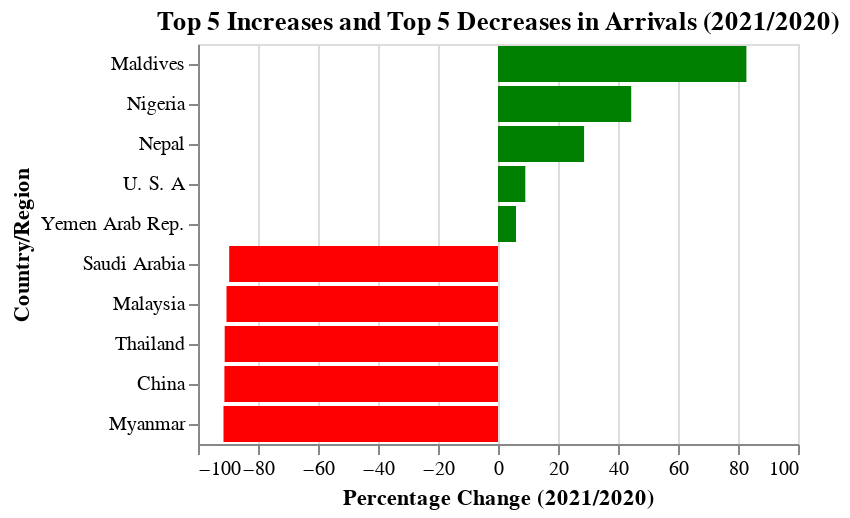

Notebook source saved alongside this figure:
### Code cell
df_change_analysis = df_cleaned[
    (df_cleaned['Country of Nationality'] != 'Total') &
    (df_cleaned['Region'] != 'Grand Total')
].copy()
top_10_increases_2021_20 = df_change_analysis.sort_values(
    by='Percentage Change - 2021/20', ascending=False
).head(10)

bottom_10_decreases_2021_20 = df_change_analysis.sort_values(
    by='Percentage Change - 2021/20', ascending=True
).head(10)

print("\nTop 10 Countries/Regions by Percentage Increase in Arrivals (2021/2020):")
print(top_10_increases_2021_20[['Country of Nationality', 'Percentage Change - 2021/20']].to_markdown(index=False, numalign="left", stralign="left"))

print("\nTop 10 Countries/Regions by Percentage Decrease in Arrivals (2021/2020):")
print(bottom_10_decreases_2021_20[['Country of Nationality', 'Percentage Change - 2021/20']].to_markdown(index=False, numalign="left", stralign="left"))
top_bottom_changes = pandas.concat([top_10_increases_2021_20.head(5), bottom_10_decreases_2021_20.head(5)])

chart_percentage_change = alt.Chart(top_bottom_changes).mark_bar().encode(
    x=alt.X('Percentage Change - 2021/20', title='Percentage Change (2021/2020)'),
    y=alt.Y('Country of Nationality', sort='-x', title='Country/Region'),
    color=alt.condition(
        alt.datum['Percentage Change - 2021/20'] > 0,
        alt.value('green'),  # Positive change in green
        alt.value('red')     # Negative change in red
    ),
    tooltip=['Country of Nationality', 'Percentage Change - 2021/20']
).properties(
    title='Top 5 Increases and Top 5 Decreases in Arrivals (2021/2020)'
)

chart_percentage_change.save('percentage_change_2021_20.html') # Save as HTML
chart_percentage_change

### Figure 1 — Vega-Lite specification as saved in the notebook (floating-point values rounded to 4 significant figures)
{"config": {"view": {"continuousWidth": 300, "continuousHeight": 300}}, "data": {"name": "data-acc432423a0551bb28d59da8b32862c7"}, "mark": {"type": "bar"}, "encoding": {"color": {"condition": {"test": "(datum['Percentage Change - 2021/20'] > 0)", "value": "green"}, "value": "red"}, "tooltip": [{"field": "Country of Nationality", "type": "nominal"}, {"field": "Percentage Change - 2021/20", "type": "quantitative"}], "x": {"field": "Percentage Change - 2021/20", "title": "Percentage Change (2021/2020)", "type": "quantitative"}, "y": {"field": "Country of Nationality", "sort": "-x", "title": "Country/Region", "type": "nominal"}}, "title": "Top 5 Increases and Top 5 Decreases in Arrivals (2021/2020)", "$schema": "https://vega.github.io/schema/vega-lite/v5.20.1.json", "datasets": {"data-acc432423a0551bb28d59da8b32862c7": [{"Region": "South Asia", "Country of Nationality": "Maldives", "Number of Arrivals-2017": 66150.0, "Number of Arrivals-2018": 62340.0, "Number of Arrivals-2019": 78587, "Number of Arrivals-2020": 14540.0, "Number of Arrivals-2021": 26571, "Percentage Share  - 2018/17": -5.8, "Percentage Share  - 2019/18": 26.1, "Percentage Share  - 2020/19": -81.5, "Percentage Change - 2021/20": 82.8, "Percentage Change - 2021": 1.74}, {"Region": "Africa", "Country of Nationality": "Nigeria", "Number of Arrivals-2017": 12650.0, "Number of Arrivals-2018": 12070.0, "Number of Arrivals-2019": 14033, "Number of Arrivals-2020": 3819.0, "Number of Arrivals-2021": 5516, "Percentage Share  - 2018/17": -4.6, "Percentage Share  - 2019/18": 16.3, "Percentage Share  - 2020/19": -72.8, "Percentage Change - 2021/20": 44.4, "Percentage Change - 2021": 0.36}, {"Region": "South Asia", "Country of Nationality": "Nepal", "Number of Arrivals-2017": 164000.0, "Number of Arrivals-2018": 174100.0, "Number of Arrivals-2019": 164040, "Number of Arrivals-2020": 40820.0, "Number of Arrivals-2021": 52544, "Percentage Share  - 2018/17": 6.1, "Percentage Share  - 2019/18": -5.8, "Percentage Share  - 2020/19": -75.1, "Percentage Change - 2021/20": 28.7, "Percentage Change - 2021": 3.44}, {"Region": "North America", "Country of Nationality": "U. S. A", "Number of Arrivals-2017": 1377000.0, "Number of Arrivals-2018": 1457000.0, "Number of Arrivals-2019": 1512032, "Number of Arrivals-2020": 394100.0, "Number of Arrivals-2021": 429860, "Percentage Share  - 2018/17": 5.8, "Percentage Share  - 2019/18": 3.8, "Percentage Share  - 2020/19": -73.9, "Percentage Change - 2021/20": 9.1, "Percentage Change - 2021": 28.15}, {"Region": "West Asia", "Country of Nationality": "Yemen Arab Rep.", "Number of Arrivals-2017": 21700.0, "Number of Arrivals-2018": 21670.0, "Number of Arrivals-2019": 26065, "Number of Arrivals-2020": 5882.0, "Number of Arrivals-2021": 6235, "Percentage Share  - 2018/17": -0.1, "Percentage Share  - 2019/18": 20.3, "Percentage Share  - 2020/19": -77.4, "Percentage Change - 2021/20": 6.0, "Percentage Change - 2021": 0.41}, {"Region": "South East Asia", "Country of Nationality": "Myanmar", "Number of Arrivals-2017": 56950.0, "Number of Arrivals-2018": 75770.0, "Number of Arrivals-2019": 86842, "Number of Arrivals-2020": 35290.0, "Number of Arrivals-2021": 3013, "Percentage Share  - 2018/17": 33.0, "Percentage Share  - 2019/18": 14.6, "Percentage Share  - 2020/19": -59.4, "Percentage Change - 2021/20": -91.5, "Percentage Change - 2021": 0.2}, {"Region": "East Asia", "Country of Nationality": "China", "Number of Arrivals-2017": 247200.0, "Number of Arrivals-2018": 281800.0, "Number of Arrivals-2019": 339442, "Number of Arrivals-2020": 39590.0, "Number of Arrivals-2021": 3502, "Percentage Share  - 2018/17": 14.0, "Percentage Share  - 2019/18": 20.5, "Percentage Share  - 2020/19": -88.3, "Percentage Change - 2021/20": -91.2, "Percentage Change - 2021": 0.23}, {"Region": "South East Asia", "Country of Nationality": "Thailand", "Number of Arrivals-2017": 140100.0, "Number of Arrivals-2018": 166300.0, "Number of Arrivals-2019": 169956, "Number of Arrivals-2020": 52630.0, "Number of Arrivals-2021": 4668, "Percentage Share  - 2018/17": 18.7, "Percentage Share  - 2019/18": 2.2, "Percentage Share  - 2020/19": -69.0, "Percentage Change - 2021/20": -91.1, "Percentage Change - 2021": 0.31}, {"Region": "South East Asia", "Country of Nationality": "Malaysia", "Number of Arrivals-2017": 322100.0, "Number of Arrivals-2018": 319200.0, "Number of Arrivals-2019": 334579, "Number of Arrivals-2020": 69900.0, "Number of Arrivals-2021": 6628, "Percentage Share  - 2018/17": -0.9, "Percentage Share  - 2019/18": 4.8, "Percentage Share  - 2020/19": -79.1, "Percentage Change - 2021/20": -90.5, "Percentage Change - 2021": 0.43}, {"Region": "West Asia", "Country of Nationality": "Saudi Arabia", "Number of Arrivals-2017": 52980.0, "Number of Arrivals-2018": 47550.0, "Number of Arrivals-2019": 48526, "Number of Arrivals-2020": 10420.0, "Number of Arrivals-2021": 1088, "Percentage Share  - 2018/17": -10.2, "Percentage Share  - 2019/18": 2.1, "Percentage Share  - 2020/19": -78.5, "Percentage Change - 2021/20": -89.6, "Percentage Change - 2021": 0.07}]}}
